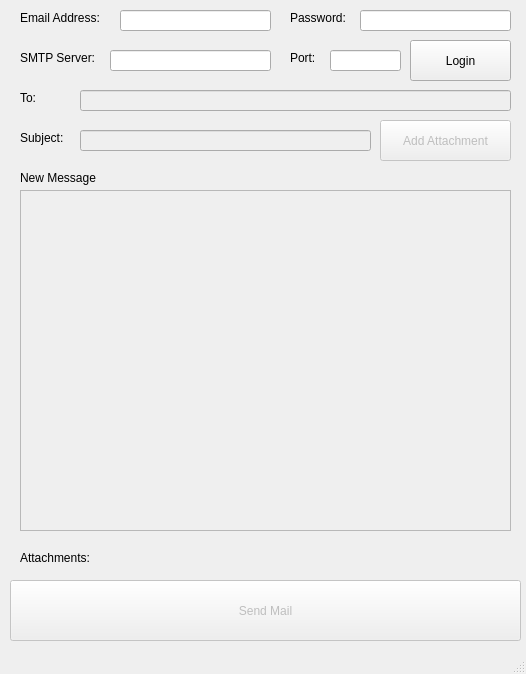
<?xml version="1.0" encoding="UTF-8"?>
<ui version="4.0">
 <class>MainWindow</class>
 <widget class="QMainWindow" name="MainWindow">
  <property name="geometry">
   <rect>
    <x>0</x>
    <y>0</y>
    <width>526</width>
    <height>674</height>
   </rect>
  </property>
  <property name="windowTitle">
   <string>MainWindow</string>
  </property>
  <widget class="QWidget" name="centralwidget">
   <widget class="QLabel" name="label">
    <property name="geometry">
     <rect>
      <x>20</x>
      <y>10</y>
      <width>101</width>
      <height>16</height>
     </rect>
    </property>
    <property name="text">
     <string>Email Address:</string>
    </property>
   </widget>
   <widget class="QLineEdit" name="lineEdit">
    <property name="geometry">
     <rect>
      <x>120</x>
      <y>10</y>
      <width>151</width>
      <height>21</height>
     </rect>
    </property>
   </widget>
   <widget class="QLabel" name="label_2">
    <property name="geometry">
     <rect>
      <x>290</x>
      <y>10</y>
      <width>101</width>
      <height>16</height>
     </rect>
    </property>
    <property name="text">
     <string>Password:</string>
    </property>
   </widget>
   <widget class="QLineEdit" name="lineEdit_2">
    <property name="geometry">
     <rect>
      <x>360</x>
      <y>10</y>
      <width>151</width>
      <height>21</height>
     </rect>
    </property>
    <property name="echoMode">
     <enum>QLineEdit::Password</enum>
    </property>
   </widget>
   <widget class="QLabel" name="label_3">
    <property name="geometry">
     <rect>
      <x>20</x>
      <y>50</y>
      <width>101</width>
      <height>16</height>
     </rect>
    </property>
    <property name="text">
     <string>SMTP Server:</string>
    </property>
   </widget>
   <widget class="QLineEdit" name="lineEdit_3">
    <property name="geometry">
     <rect>
      <x>110</x>
      <y>50</y>
      <width>161</width>
      <height>21</height>
     </rect>
    </property>
   </widget>
   <widget class="QLabel" name="label_4">
    <property name="geometry">
     <rect>
      <x>290</x>
      <y>50</y>
      <width>101</width>
      <height>16</height>
     </rect>
    </property>
    <property name="text">
     <string>Port:</string>
    </property>
   </widget>
   <widget class="QLineEdit" name="lineEdit_4">
    <property name="geometry">
     <rect>
      <x>330</x>
      <y>50</y>
      <width>71</width>
      <height>21</height>
     </rect>
    </property>
    <property name="echoMode">
     <enum>QLineEdit::Normal</enum>
    </property>
   </widget>
   <widget class="QPushButton" name="pushButton">
    <property name="geometry">
     <rect>
      <x>410</x>
      <y>40</y>
      <width>101</width>
      <height>41</height>
     </rect>
    </property>
    <property name="text">
     <string>Login</string>
    </property>
   </widget>
   <widget class="QLabel" name="label_5">
    <property name="geometry">
     <rect>
      <x>20</x>
      <y>90</y>
      <width>60</width>
      <height>16</height>
     </rect>
    </property>
    <property name="text">
     <string>To:</string>
    </property>
   </widget>
   <widget class="QLineEdit" name="lineEdit_5">
    <property name="enabled">
     <bool>false</bool>
    </property>
    <property name="geometry">
     <rect>
      <x>80</x>
      <y>90</y>
      <width>431</width>
      <height>21</height>
     </rect>
    </property>
   </widget>
   <widget class="QLabel" name="label_6">
    <property name="geometry">
     <rect>
      <x>20</x>
      <y>130</y>
      <width>60</width>
      <height>16</height>
     </rect>
    </property>
    <property name="text">
     <string>Subject:</string>
    </property>
   </widget>
   <widget class="QLineEdit" name="lineEdit_6">
    <property name="enabled">
     <bool>false</bool>
    </property>
    <property name="geometry">
     <rect>
      <x>80</x>
      <y>130</y>
      <width>291</width>
      <height>21</height>
     </rect>
    </property>
   </widget>
   <widget class="QPushButton" name="pushButton_2">
    <property name="enabled">
     <bool>false</bool>
    </property>
    <property name="geometry">
     <rect>
      <x>380</x>
      <y>120</y>
      <width>131</width>
      <height>41</height>
     </rect>
    </property>
    <property name="text">
     <string>Add Attachment</string>
    </property>
   </widget>
   <widget class="QLabel" name="label_7">
    <property name="geometry">
     <rect>
      <x>20</x>
      <y>170</y>
      <width>91</width>
      <height>16</height>
     </rect>
    </property>
    <property name="text">
     <string>New Message</string>
    </property>
   </widget>
   <widget class="QTextEdit" name="textEdit">
    <property name="enabled">
     <bool>false</bool>
    </property>
    <property name="geometry">
     <rect>
      <x>20</x>
      <y>190</y>
      <width>491</width>
      <height>341</height>
     </rect>
    </property>
   </widget>
   <widget class="QLabel" name="label_8">
    <property name="geometry">
     <rect>
      <x>20</x>
      <y>550</y>
      <width>491</width>
      <height>16</height>
     </rect>
    </property>
    <property name="text">
     <string>Attachments:</string>
    </property>
    <property name="wordWrap">
     <bool>true</bool>
    </property>
   </widget>
   <widget class="QPushButton" name="pushButton_3">
    <property name="enabled">
     <bool>false</bool>
    </property>
    <property name="geometry">
     <rect>
      <x>10</x>
      <y>580</y>
      <width>511</width>
      <height>61</height>
     </rect>
    </property>
    <property name="text">
     <string>Send Mail</string>
    </property>
   </widget>
  </widget>
  <widget class="QStatusBar" name="statusbar"/>
 </widget>
 <resources/>
 <connections/>
</ui>
